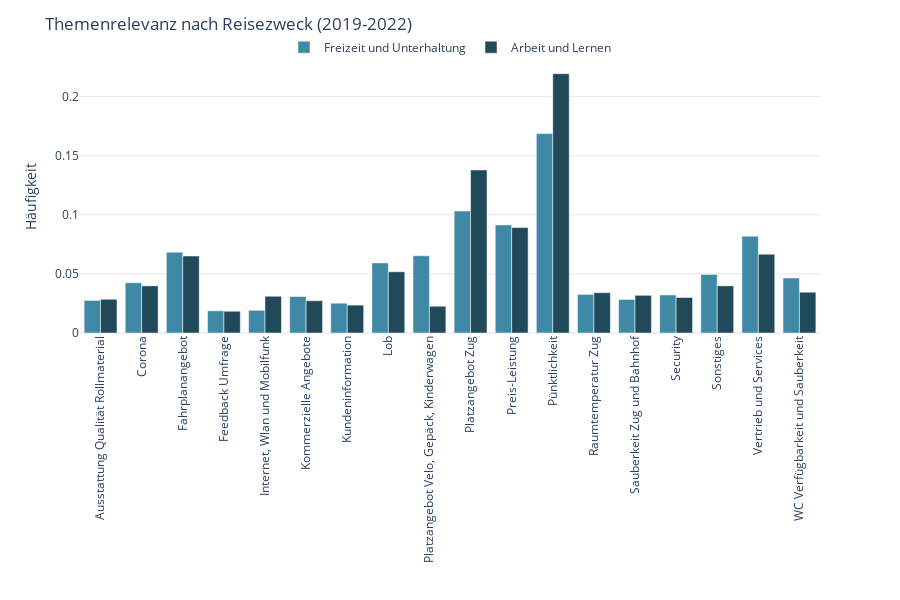

Source (notebook cell):
### Code cell
barchart_Reisezweck = create_grouped_barchart(df_R_zweck , x_col="CustomName", y_col="relative_count", color_col="R_zweck", color_discrete_sequence=color_discrete_sequence, title="Themenrelevanz nach Reisezweck (2019-2022)", xaxis_title='', yaxis_title='Häufigkeit', legend_title='', template=template)

### Figure 1 — Plotly figure (JSON) as saved in the notebook; plotly's stock layout.template omitted (floating-point values rounded to 4 significant figures)
{"data": [{"alignmentgroup": "True", "customdata": [["Freizeit und Unterhaltung"], ["Freizeit und Unterhaltung"], ["Freizeit und Unterhaltung"], ["Freizeit und Unterhaltung"], ["Freizeit und Unterhaltung"], ["Freizeit und Unterhaltung"], ["Freizeit und Unterhaltung"], ["Freizeit und Unterhaltung"], ["Freizeit und Unterhaltung"], ["Freizeit und Unterhaltung"], ["Freizeit und Unterhaltung"], ["Freizeit und Unterhaltung"], ["Freizeit und Unterhaltung"], ["Freizeit und Unterhaltung"], ["Freizeit und Unterhaltung"], ["Freizeit und Unterhaltung"], ["Freizeit und Unterhaltung"], ["Freizeit und Unterhaltung"]], "hovertemplate": "R_zweck=%{customdata[0]}<br>CustomName=%{x}<br>relative_count=%{y}<extra></extra>", "legendgroup": "Freizeit und Unterhaltung", "marker": {"color": "#3F89A6", "pattern": {"shape": ""}}, "name": "Freizeit und Unterhaltung", "offsetgroup": "Freizeit und Unterhaltung", "orientation": "v", "showlegend": true, "textposition": "auto", "type": "bar", "x": ["Ausstattung Qualität Rollmaterial", "Corona", "Fahrplanangebot", "Feedback Umfrage", "Internet, Wlan und Mobilfunk", "Kommerzielle Angebote", "Kundeninformation", "Lob", "Platzangebot Velo, Gepäck, Kinderwagen", "Platzangebot Zug", "Preis-Leistung", "Pünktlichkeit", "Raumtemperatur Zug", "Sauberkeit Zug und Bahnhof", "Security", "Sonstiges", "Vertrieb und Services", "WC Verfügbarkeit und Sauberkeit"], "xaxis": "x", "y": [0.02756, 0.04254, 0.06837, 0.0188, 0.01922, 0.03088, 0.02523, 0.05932, 0.06537, 0.1032, 0.09151, 0.1688, 0.03268, 0.02837, 0.03215, 0.04961, 0.0819, 0.04657], "yaxis": "y"}, {"alignmentgroup": "True", "customdata": [["Arbeit und Lernen"], ["Arbeit und Lernen"], ["Arbeit und Lernen"], ["Arbeit und Lernen"], ["Arbeit und Lernen"], ["Arbeit und Lernen"], ["Arbeit und Lernen"], ["Arbeit und Lernen"], ["Arbeit und Lernen"], ["Arbeit und Lernen"], ["Arbeit und Lernen"], ["Arbeit und Lernen"], ["Arbeit und Lernen"], ["Arbeit und Lernen"], ["Arbeit und Lernen"], ["Arbeit und Lernen"], ["Arbeit und Lernen"], ["Arbeit und Lernen"]], "hovertemplate": "R_zweck=%{customdata[0]}<br>CustomName=%{x}<br>relative_count=%{y}<extra></extra>", "legendgroup": "Arbeit und Lernen", "marker": {"color": "#204959", "pattern": {"shape": ""}}, "name": "Arbeit und Lernen", "offsetgroup": "Arbeit und Lernen", "orientation": "v", "showlegend": true, "textposition": "auto", "type": "bar", "x": ["Ausstattung Qualität Rollmaterial", "Corona", "Fahrplanangebot", "Feedback Umfrage", "Internet, Wlan und Mobilfunk", "Kommerzielle Angebote", "Kundeninformation", "Lob", "Platzangebot Velo, Gepäck, Kinderwagen", "Platzangebot Zug", "Preis-Leistung", "Pünktlichkeit", "Raumtemperatur Zug", "Sauberkeit Zug und Bahnhof", "Security", "Sonstiges", "Vertrieb und Services", "WC Verfügbarkeit und Sauberkeit"], "xaxis": "x", "y": [0.02858, 0.03991, 0.06515, 0.01843, 0.03109, 0.02732, 0.02362, 0.05182, 0.02265, 0.138, 0.08929, 0.2195, 0.03413, 0.03191, 0.03006, 0.03991, 0.06671, 0.0345], "yaxis": "y"}], "layout": {"barmode": "group", "height": 600, "legend": {"orientation": "h", "title": {"text": ""}, "tracegroupgap": 0, "x": 0.5, "xanchor": "center", "y": 1.1, "yanchor": "top"}, "margin": {"t": 60}, "title": {"text": "Themenrelevanz nach Reisezweck (2019-2022)"}, "width": 900, "xaxis": {"anchor": "y", "domain": [0, 1], "showgrid": false, "tickangle": -90, "title": {"text": ""}}, "yaxis": {"anchor": "x", "domain": [0, 1], "gridcolor": "rgba(0,0,0,0.1)", "gridwidth": 1, "showgrid": true, "title": {"text": "Häufigkeit"}}}}
